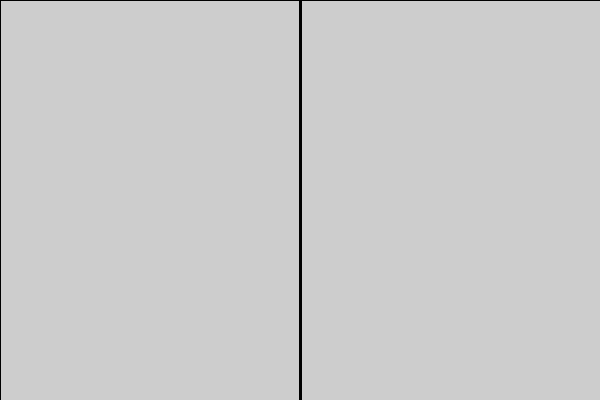
Frame 1 (no input)
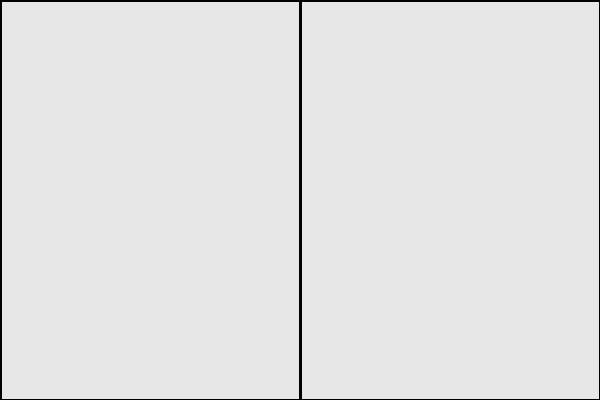
Frame 60 (the mouse pressed at the canvas centre just before this capture)
Frame 120 (the mouse held since frame 60 and released just before this capture): identical to frame 60, image omitted

The Processing sketch that drew these frames (run headless with seeded random() and noise(); from frame 60 on, the mouse is pressed at the canvas centre):

// Processing sketch: processing_50189
// ── processing_50189.pde

//homework #3: racist circles - 48257 S'12
//melissa goh copyright 2012


float dia = 20;

void setup()
{
  size(600, 400);  
  smooth();
}

void draw() 
{
  fill(255, 5);
  rect(0, 0, width, height);
  stroke(0);
  strokeWeight(3);
  line(300, 0, 300, 400);
}

void mouseDragged()
{
  if (mouseButton == LEFT)
  {
    if (mouseX > 350)
    {
      noStroke();
      fill(random(255), random(255), random(255), 50);
      ellipse(mouseX, mouseY, 100, 100);
    }
    if (mouseX < 250)
    {
      noStroke();
      fill(0, 50);
      ellipse(mouseX, mouseY, 100, 100);
    }
  }
  else if (mouseButton == RIGHT)
  {
    if (mouseX < 250)
    {
      noStroke();
      fill(random(255), random(255), random(255), 50);
      ellipse(mouseX, mouseY, 100, 100);
    }
    if (mouseX > 350)
    {
      noStroke();
      fill(0, 50);
      ellipse(mouseX, mouseY, 100, 100);
    }
  }
}
